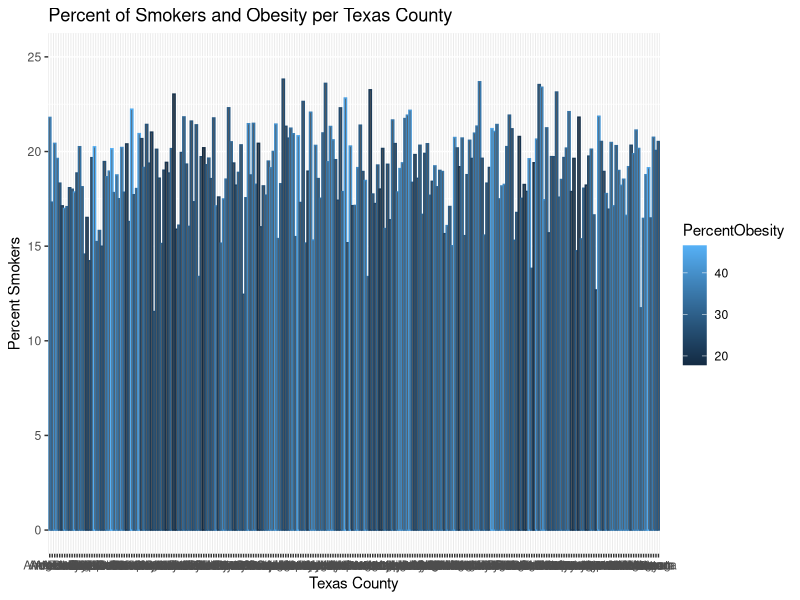
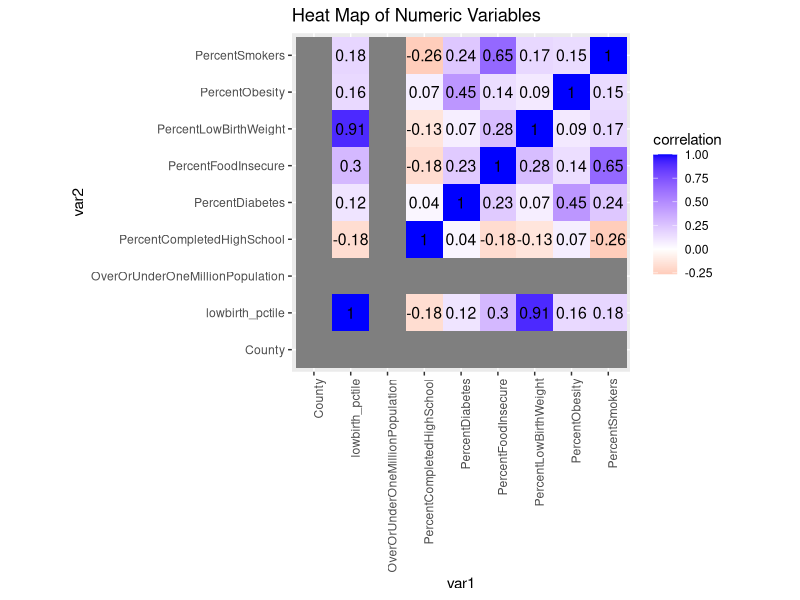
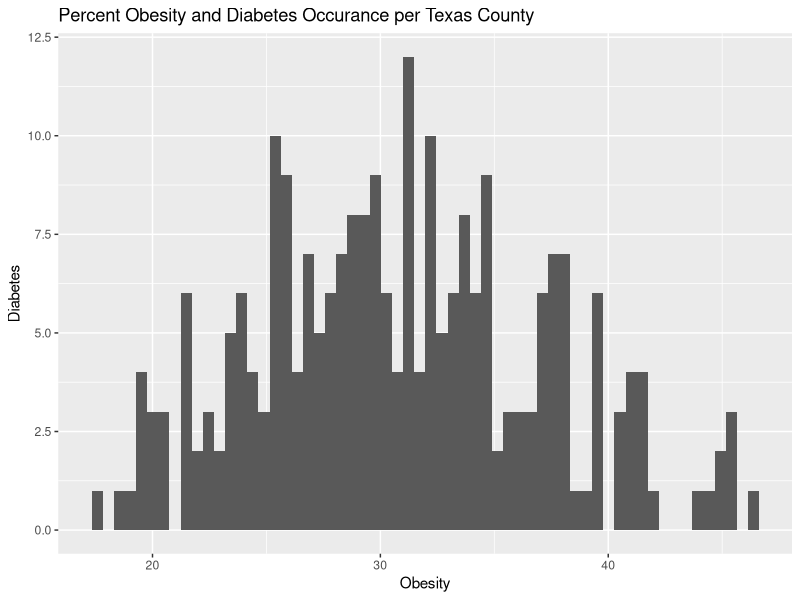
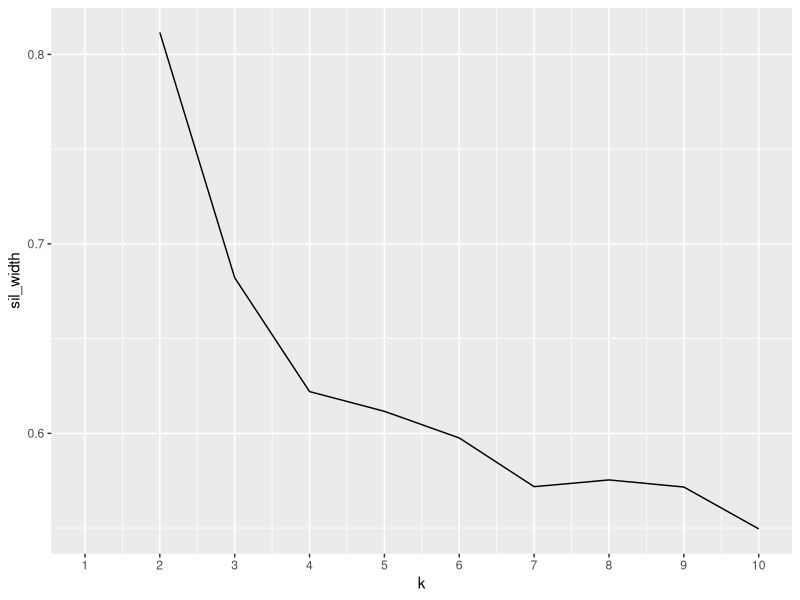
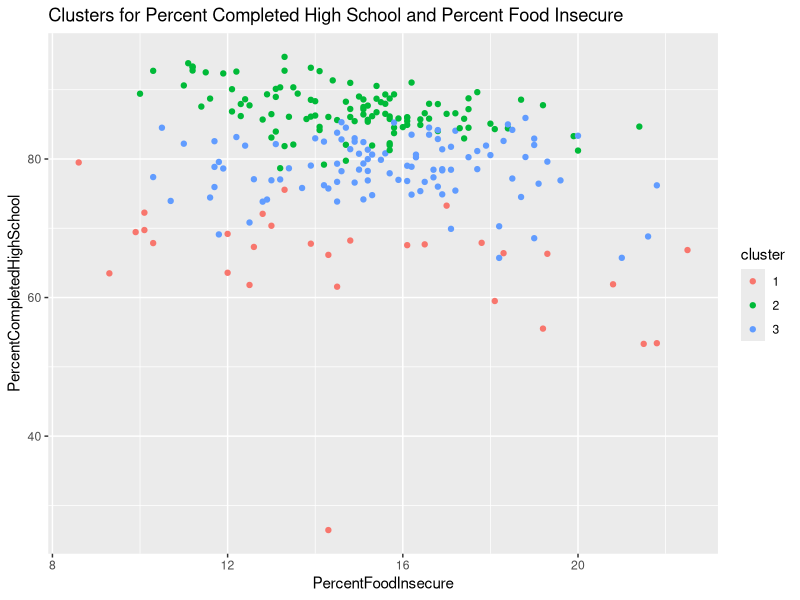

Source code (R) for these figures, in order:
## ---- chunk 1
knitr::opts_chunk$set(echo = TRUE, eval = TRUE, fig.align = "center", warning = F, message = F,
tidy=TRUE, tidy.opts=list(width.cutoff=60), R.options=list(max.print=100))
## ---- chunk 2
library(tidyverse)
getwd()

library(readxl)

TXDATA1 <- read_xlsx("TXDATA1.xlsx")
TXDATA2 <- read_xlsx("TXDATA2.xlsx")


texasfulljoin <- full_join(TXDATA1,TXDATA2, by="County")
## ---- chunk 3
texasfulljoin <- texasfulljoin %>% filter(PercentDiabetes<20)

texasfulljoin <- texasfulljoin %>% arrange(PercentFoodInsecure)

texasfulljoin <- texasfulljoin %>% select(PercentObesity, PercentDiabetes, everything()) 

texasfulljoin %>% group_by(OverOrUnderOneMillionPopulation) %>% 
summarize(mean_PercentFoodInsecure=mean(PercentFoodInsecure,na.rm=T), sd_PercentFoodInsecure=sd(PercentFoodInsecure, na.rm=T))

summarize(texasfulljoin)

texasfulljoin %>% mutate_if(is.character, as.factor)

texasfulljoin <- texasfulljoin %>% mutate(`lowbirth_pctile` = ntile(PercentLowBirthWeight,100))

## ---- chunk 4
mean(texasfulljoin$PercentCompletedHighSchool)
mean(texasfulljoin$PercentLowBirthWeight)
mean(texasfulljoin$PercentSmokers)
mean(texasfulljoin$PercentObesity)
mean(texasfulljoin$PercentDiabetes)
mean(texasfulljoin$PercentFoodInsecure)

sd(texasfulljoin$PercentCompletedHighSchool)
sd(texasfulljoin$PercentLowBirthWeight)
sd(texasfulljoin$PercentSmokers)
sd(texasfulljoin$PercentObesity)
sd(texasfulljoin$PercentDiabetes)
sd(texasfulljoin$PercentFoodInsecure)

var(texasfulljoin$PercentCompletedHighSchool)
var(texasfulljoin$PercentLowBirthWeight)
var(texasfulljoin$PercentSmokers)
var(texasfulljoin$PercentObesity)
var(texasfulljoin$PercentDiabetes)
var(texasfulljoin$PercentFoodInsecure)

quantile(texasfulljoin$PercentCompletedHighSchool)
quantile(texasfulljoin$PercentSmokers)
quantile(texasfulljoin$PercentObesity)
quantile(texasfulljoin$PercentDiabetes)
quantile(texasfulljoin$PercentFoodInsecure)

min(texasfulljoin$PercentCompletedHighSchool)
min(texasfulljoin$PercentLowBirthWeight)
min(texasfulljoin$PercentSmokers)
min(texasfulljoin$PercentObesity)
min(texasfulljoin$PercentDiabetes)
min(texasfulljoin$PercentFoodInsecure)

max(texasfulljoin$PercentCompletedHighSchool)
max(texasfulljoin$PercentLowBirthWeight)
max(texasfulljoin$PercentSmokers)
max(texasfulljoin$PercentObesity)
max(texasfulljoin$PercentDiabetes)
max(texasfulljoin$PercentFoodInsecure)

n_distinct(texasfulljoin$PercentCompletedHighSchool)
n_distinct(texasfulljoin$PercentLowBirthWeight)
n_distinct(texasfulljoin$PercentSmokers)
n_distinct(texasfulljoin$PercentObesity)
n_distinct(texasfulljoin$PercentDiabetes)
n_distinct(texasfulljoin$PercentFoodInsecure)

texasfulljoin %>% group_by(OverOrUnderOneMillionPopulation) %>% summarize(mean_PercentObesity=mean(PercentObesity,na.rm=T), sd_PercentObesity=sd(PercentObesity, na.rm=T))

texasfulljoin %>% group_by(OverOrUnderOneMillionPopulation) %>% summarize(mean_PercentSmokers=mean(PercentSmokers,na.rm=T), sd_PercentSmokers=sd(PercentSmokers, na.rm=T))

texasfulljoin %>% group_by(OverOrUnderOneMillionPopulation) %>% summarize(mean_PercentDiabetes=mean(PercentDiabetes,na.rm=T), sd_PercentDiabetes=sd(PercentDiabetes, na.rm=T))

texasfulljoin %>% group_by(OverOrUnderOneMillionPopulation) %>% 
summarize(mean_PercentFoodInsecure=mean(PercentFoodInsecure,na.rm=T), sd_PercentFoodInsecure=sd(PercentFoodInsecure, na.rm=T))

texasfulljoin %>% group_by(OverOrUnderOneMillionPopulation) %>% 
summarize(mean_PercentLowBirthWeight=mean(PercentLowBirthWeight,na.rm=T), sd_PercentLowBirthWeight=sd(PercentLowBirthWeight, na.rm=T))

texasfulljoin %>% group_by(OverOrUnderOneMillionPopulation) %>% 
summarize(mean_PercentCompletedHighSchool=mean(PercentCompletedHighSchool,na.rm=T), sd_PercentCompletedHighSchool=sd(PercentCompletedHighSchool, na.rm=T))

texasfulljoin %>% summarize_if(is.numeric, list(min=min,max=max), na.rm=T)
## ---- chunk 5
 
library(tidyverse)

texasfulljoin2 <- as.data.frame(apply(texasfulljoin, 2, as.numeric))

txmat <- texasfulljoin2 %>% select_if(is.numeric, na.rm=T) %>% cor(use="pair")


ggplot(texasfulljoin, aes(x = County))+
geom_bar(aes(y=PercentSmokers, color= PercentObesity), stat="summary", fun=mean) + scale_y_continuous(lim=c(0,25)) + xlab("Texas County") + ylab("Percent Smokers") + ggtitle("Percent of Smokers and Obesity per Texas County") 



tidytexas <- txmat %>% as.data.frame %>% rownames_to_column("var1") %>%
pivot_longer(-1,names_to="var2",values_to="correlation") 


tidytexas%>%ggplot(aes(var1,var2,fill=correlation))+
geom_tile()+ ggtitle("Heat Map of Numeric Variables") +
scale_fill_gradient2(low="red",mid="white",high="blue")+ #makes colors!
geom_text(aes(label=round(correlation,2)),color = "black", size = 4)+ #overlay values
theme(axis.text.x = element_text(angle = 90, hjust=1))+ #flips x-axis labels
coord_fixed() 


ggplot(texasfulljoin, aes(x=PercentObesity, fill=PercentDiabetes)) + geom_histogram(bins=60) + ggtitle("Percent Obesity and Diabetes Occurance per Texas County") + xlab("Obesity") + ylab("Diabetes") 


#PAM CLUSTERING 

library(cluster)

texasfulljoin2%>%ungroup()%>%mutate(gmeanFI=mean(PercentFoodInsecure),gmeanHS=mean(PercentCompletedHighSchool))%>%
group_by(gmeanFI,gmeanHS,PercentSmokers)%>%
summarize(meanFI=mean(PercentFoodInsecure), meanHS=mean(PercentCompletedHighSchool),
WSS=sum((PercentFoodInsecure-meanFI)^2+(PercentCompletedHighSchool-meanHS)^2),
BSS=sum((meanFI-gmeanFI)^2+(meanHS-gmeanHS)^2))%>%ungroup()%>%
summarize(BSS=sum(BSS),WSS=sum(WSS))

 
kmeans1 <- kmeans(texasfulljoin2[!is.na(texasfulljoin2)], 3)
kmeans1
kmeans1$size
kmeans1$centers
kmeans1$cluster
kmeans1$betweenss
kmeans1$tot.withinss


library(cluster)
sil_width<-vector() #empty vector to hold mean sil width
for(i in 2:10){
kms <- kmeans(texasfulljoin2[!is.na(texasfulljoin2)],centers=i) #compute k-means solution
sil <- silhouette(kms$cluster,dist(texasfulljoin2[!is.na(texasfulljoin2)])) #get sil widths
sil_width[i]<-mean(sil[,3]) #take averages (higher is better)
}


ggplot()+geom_line(aes(x=1:10,y=sil_width))+scale_x_continuous(name="k",breaks=1:10)


library(cluster)

pam1 <- texasfulljoin2 %>% pam(k=3)
pam1
pamclust<-texasfulljoin2 %>% mutate(cluster=as.factor(pam1$clustering))
pamclust %>% ggplot(aes(PercentFoodInsecure,PercentCompletedHighSchool,color=cluster)) + geom_point() + ggtitle("Clusters for Percent Completed High School and Percent Food Insecure")


pamclust %>% group_by(cluster) %>% summarize_if(is.numeric,mean,na.rm=T)


# Pivot and Retidy

texasfulljoin <- texasfulljoin %>% pivot_longer(cols=c("PercentObesity","PercentFoodInsecure"), names_to="PO", values_to="FI")

texasfulljoin <- texasfulljoin%>%
  pivot_wider(names_from="PO",values_from="FI")



## ---- chunk 6





